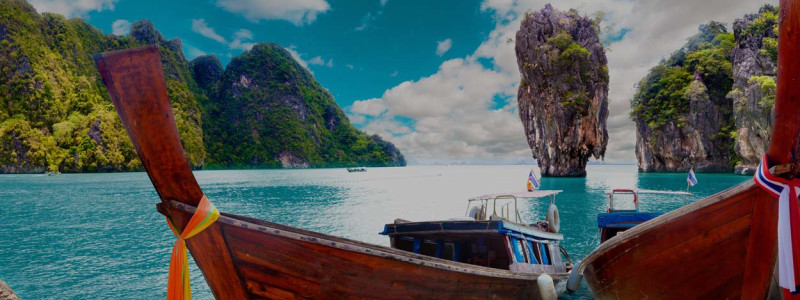
#> input picture photos/nature.jpg, 800 x 300 px
$ python histogram.py
#> lines starting #> are read from the running program, lines starting #| are printed output that depends on the picture
import cv2 as cv
import matplotlib.pyplot as plt
import numpy as np

img = cv.imread('photos/nature.jpg')
#> img is the input picture: shape (300, 800, 3); mean B, G, R 87.9, 89.3, 80.4
cv.imshow('Original', img)

gray = cv.cvtColor(img, cv.COLOR_BGR2GRAY)
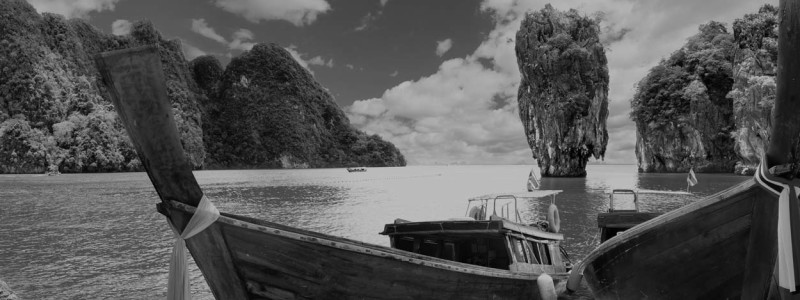
#> gray: shape (300, 800); min 0, max 197, mean 86.5
cv.imshow('Gray', gray)

# histogram is useful when you want to analyze image brightness or color
# calcHist calculate histogram of image
# [gray] is image, [0] is channel to calculate histogram (grayscale have only 1), mask if you want to calculate in specify position
# [256] is bins size, [0,256] is histogram ranges
gray_hist = cv.calcHist([gray], [0], None, [256], [0,256])
#> gray_hist = 256 values, max 3888 at index 186, min 0 at index 196, mean 937.5

# [9 lines of commented-out code are left out]
colors = ('b', 'g', 'r')
for i, col in enumerate(colors):
    hist = cv.calcHist([img], [i], None, [256], [0, 256])
    plt.plot(hist, color=col)
    plt.xlim([0, 256])
plt.show()
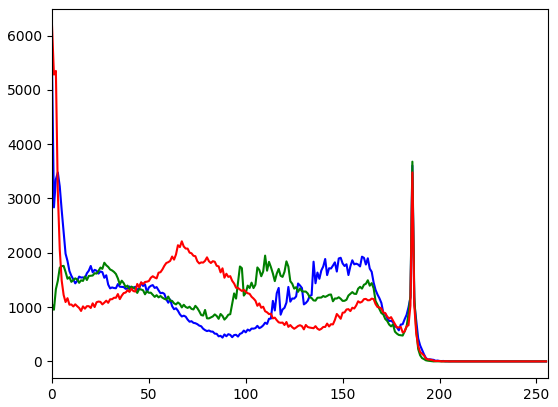
#> figure drawn by matplotlib, 1 panel; curve peaks at x = 0, y = 5489; curve peaks at x = 186, y = 3678; curve peaks at x = 0, y = 6187
